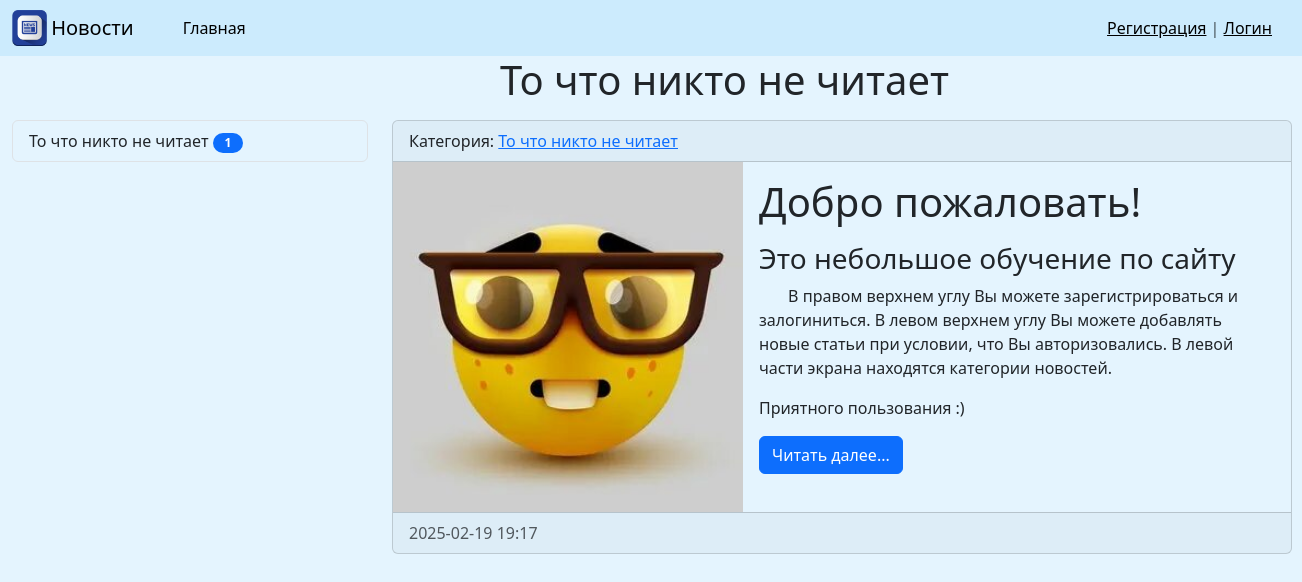
The page /news/category/9/ on the database its author committed.
### News/models.py (models this page shows, shortened)
class Category(models.Model):
    title = models.CharField(max_length=150, db_index=True, verbose_name='Категория')
    def get_absolute_url(self):
        return reverse_lazy('Category', kwargs={'category_id': self.pk})
    class Meta:
        verbose_name='Категория'
        verbose_name_plural='Категории'
        ordering = ['title']

class News(models.Model):
    title = models.CharField(max_length=150, verbose_name='Заголовок')
    content = RichTextField(verbose_name='Текст')
    created_at = models.DateTimeField(auto_now_add=True, verbose_name='Время создания')
    updated_at = models.DateTimeField(auto_now=True, verbose_name='Время изменения')
    photo = models.ImageField(upload_to='media/%Y/%m/%d', verbose_name='Фото', blank=True, null=True)
    is_published = models.BooleanField(default=True, verbose_name='Публикация')
    category = models.ForeignKey('Category', on_delete=models.PROTECT, null=True, verbose_name='Категория')
    def get_absolute_url(self):
        return reverse_lazy('View_news', kwargs={'pk': self.pk})
    class Meta:
        verbose_name='Новость'
        verbose_name_plural = 'Новости'
        ordering = ['-created_at']

### News/views.py (the view)
# urls.py: path('category/<int:category_id>/', NewsByCategory.as_view(), name='Category'),
class NewsByCategory(ListView):
    model = News
    template_name = 'News/home_news_list.html'
    context_object_name = 'news'
    allow_empty = False
    paginate_by = 3
    def get_context_data(self, *, object_list=None, **kwargs):
        context = super().get_context_data(**kwargs)
        context['title'] = Category.objects.get(pk=self.kwargs['category_id'])
        return context
    def get_queryset(self):
        return News.objects.filter(category_id=self.kwargs['category_id'], is_published=True).select_related('category')

### News/templatetags/news_tags.py (called while the page is built)
@register.inclusion_tag('News/list_categories.html')
def show_categories(arg1='Categories', arg2='list'):
    categories = Category.objects.annotate(cnt=Count('news')).filter(cnt__gt=0)
    if not categories:
        categories = Category.objects.annotate(cnt=Count('news', filter=F('news__is_published'))).filter(cnt__gt=0)
    return {
        'categories': categories,
        'arg1': arg1,
        'arg2': arg2
    }

### News/templates/News/home_news_list.html (shortened to what this page needs)
{% extends 'base_news.html' %}
{% block sidebar %}
    {% include 'inc/News/_sidebar.html' %}
{% endblock %}
{% block content %}
    {% for item in object_list%}
        <div class="card mb-3" style="width: 900px; background: #e4f4fe">
            <div class="card-header">
                {% if item.category %}
                    Категория: <a href="{{ item.category.get_absolute_url }}">{{ item.category.title }}</a>
                {% else %}
                    <span>Без категории</span>
                {% endif %}
            </div>
            <div class="media" style="display:flex">
                <div class="media-photo">
                    {% if item.photo %}
                        <img src="{{ item.photo.url }}" class="mr-3" width="350" alt="Photo">
                    {% else %}
                        <h6>Фото нет</h6>
                    {% endif %}
                </div>
                <div class="media-body">
                    <div class="card-body">
                        <h1 class="card-title">{{ item.title }}</h1>
                        {% autoescape off %}
                            <p class="card-text">{{ item.content|truncatewords:60|linebreaks }}</p>
                        {% endautoescape %}
                            <a href="{{ item.get_absolute_url }}" class="btn btn-primary">Читать далее...</a>
                    </div>
                </div>
            </div>
            <div class="card-footer text-body-secondary">
                {{ item.created_at|date:'Y-m-d H:i' }}
            </div>
        </div>
    {% endfor %}
{% endblock %}

### templates/base_news.html (shortened to what this page needs)
<!doctype html>
{% include 'inc/News/_nav.html' %}
{% load static %}
<html lang="en">
  <head>
    <link href="{% static 'css/style.css' %}" rel="stylesheet">
    <link href="https://cdn.jsdelivr.net/npm/bootstrap@5.3.3/dist/css/bootstrap.min.css" rel="stylesheet">
  </head>
  <body style="background: #e4f4fe">
  <div class="title" style="margin-left: 500px">
      <h1>{{ title.title }}</h1>
  </div>
  <div class="container mt-3" style="margin-left: 0px;">
      <div class="row">
          <div class="col-md-4">
              {% block sidebar %}SIDEBAR{% endblock %}
          </div>
          <div class="col-md-8">
              {% block content %}CONTENT{% endblock %}
          </div>
      </div>
  </div>
  </body>
</html>

### News/templates/News/list_categories.html
{% load news_tags %}
<div class="list-group">
   {% for cat in categories %}
        <a href="{{ cat.get_absolute_url }}" class="list-group-item list-group-item-action" style="background: #e4f4fe">{{ cat.title }}
            <span class="badge bg-primary rounded-pill" style="width: 30px;">
                {{ cat.cnt }}
            </span>
        </a>
   {% endfor %}
</div>

### NewsProject/static/css/style.css (style rules this page uses)
body { background-color: #ccc; }

### rows shown on the page
Category: title "То что никто не читает", cnt "1"
News: category "То что никто не читает", photo (picture), title "Добро пожаловать!", content "Это небольшое обучение по сайту В правом верхнем углу Вы можете зарегистрироваться и залогиниться. В левом верхнем углу Вы можете добавлять новые статьи при условии, что Вы авторизовались. В левой части экрана находятся категории новостей. Приятного пользования :)", created_at "2025-02-19 19:17"
